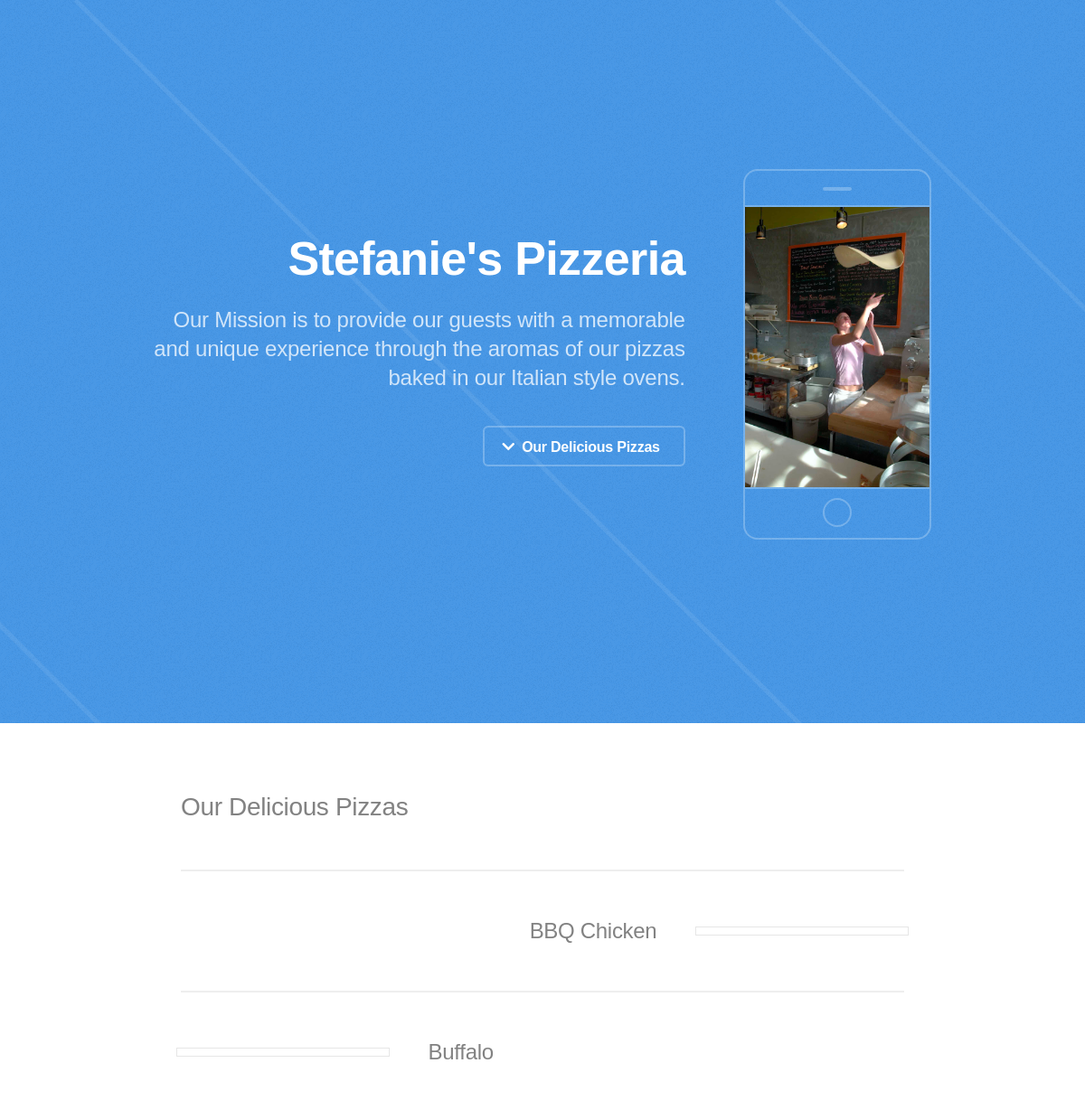
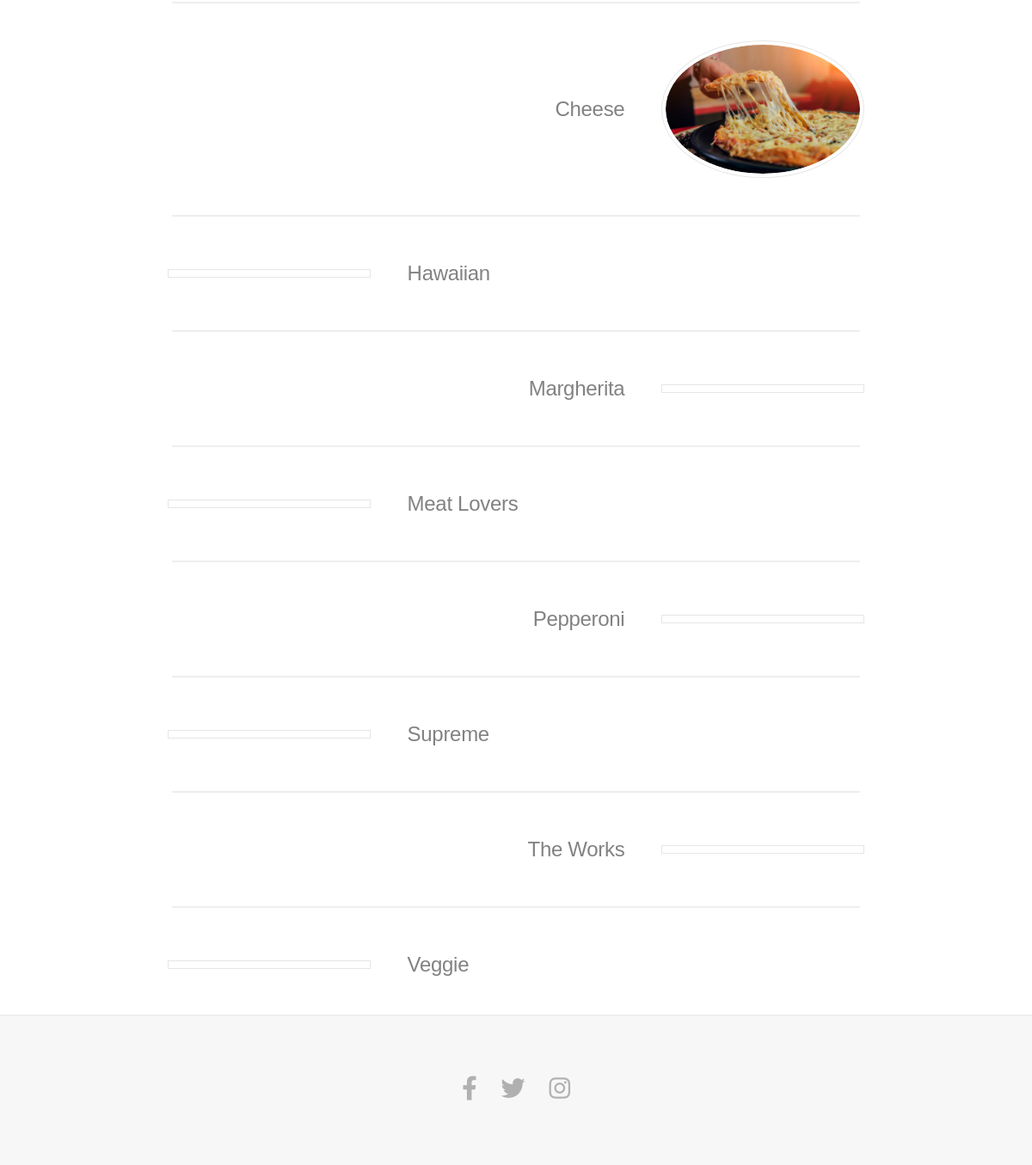
Page /pizzas/ on the committed database (2 pictures, top to bottom).
### pizzas/models.py (models this page shows)
class Pizza(models.Model):
    name = models.CharField(max_length=256)
    data_added = models.DateTimeField(auto_now_add=True)
    def __str__(self):
        return self.name

### pizzas/views.py (the view)
# urls.py: path("pizzas/", views.pizzas, name="pizzas"),
def pizzas(request):
    pizzas = Pizza.objects.order_by("name")
    context = {"pizzas": pizzas}
    return render(request, "pizzas/pizzas.html", context)

### pizzas/templates/pizzas/pizzas.html (shortened to what this page needs)
{% block content %}
{% load static %}
<!DOCTYPE HTML>
<html>
	<head>
		<link rel="stylesheet" href="{% static 'assets/css/main.css' %}" />
	</head>
	<body class="is-preload">
			<header id="header">
				<div class="content">
					<h1><a href="/">Stefanie's Pizzeria</a></h1>
					<p>Our Mission is to provide our guests with a memorable <br/>
						 and unique experience through the aromas of our pizzas <br/>
						 baked in our Italian style ovens.</p>
					<ul class="actions">
						<li><a href="#two" class="button icon solid fa-chevron-down scrolly">Our Delicious Pizzas</a></li>
					</ul>
				</div>
				<div class="image phone"><div class="inner"><img src="{% static 'images/pizza-spinning.jpg' %}" alt="" /></div></div>
			</header>
			<section id="two" class="wrapper">
				<div class="inner alt">
                    <h2>Our Delicious Pizzas</h2>
                    {% for pizza in pizzas %}
                    <section class="spotlight">
                        <div class="image"><a href="{% url 'pizzas:pizza' pizza.id %}"><img src="{% static 'images/pizzas/'|add:pizza.name|add:'.jpg' %}" alt="" /></a></div>
                        <div class="content">
                            <h3><a href="{% url 'pizzas:pizza' pizza.id %}">{{ pizza }}</a></h3>
                        </div>
                    </section>
                    {% endfor %}
				</div>
			</section>
			<footer id="footer">
				<ul class="icons">
					<li><a href="#" class="icon brands fa-facebook-f"><span class="label">Facebook</span></a></li>
					<li><a href="#" class="icon brands fa-twitter"><span class="label">Twitter</span></a></li>
					<li><a href="#" class="icon brands fa-instagram"><span class="label">Instagram</span></a></li>
				</ul>
			</footer>
	</body>
</html>
{% endblock content %}

### rows in the picture
Pizza: name "BBQ Chicken"
Pizza: name "Buffalo"
Pizza: name (picture), name "Cheese"
Pizza: name "Hawaiian"
Pizza: name "Margherita"
Pizza: name "Meat Lovers"
Pizza: name "Pepperoni"
Pizza: name "Supreme"
Pizza: name "The Works"
Pizza: name "Veggie"
